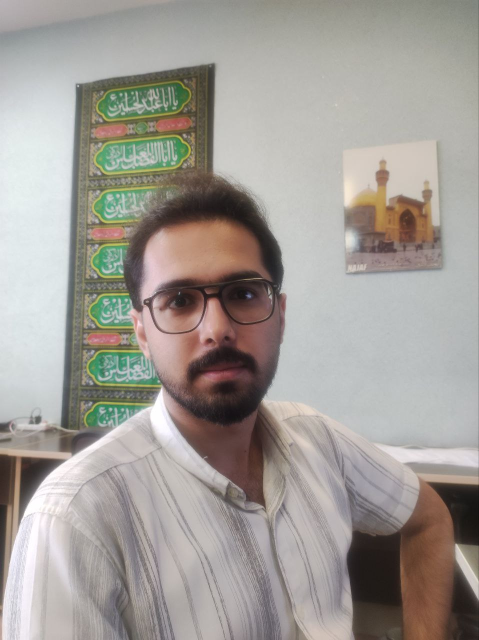
#> input picture datasets/skin_dataset (1).jpg, 958 x 1280 px, found by its file name (shown at 1/2 size)
$ jupyter execute --allow-errors project.ipynb   (text cells are left out)
#> lines starting #> are read from the running program, lines starting #| are printed output that depends on the picture; after the words box and inside, x2 and y2 are one past the last pixel; in counts of white or black regions, pixels touching at a corner belong together; pictures that were not available may be replaced by others from this repository, and a replacement may not be noted
#> further down, image is the input picture: shape (1280, 958, 3); mean B, G, R 150.7, 156.3, 161.2
[cell 1]
import cv2
import numpy as np
import tensorflow as tf
import torchvision.transforms as T
import numpy as np
import matplotlib.pyplot as plt
from PIL import Image
import mediapipe as mp
import os
from sklearn.metrics import jaccard_score, precision_score, recall_score, f1_score

[cell 2]
model_path = "D:\\electrical eng\\Research\\rppg\\khalaj\\selfie_multiclass_256x256.tflite"
#> (the rest of this cell did not finish here and is left out)

[cell 3]
input_dir = "D:\\electrical eng\\term 6\\dip\\Project\\datasets"
output_dir = "D:\\electrical eng\\term 6\\dip\\Project\\mediapipe-mask"

if not os.path.exists(output_dir):
    os.makedirs(output_dir)

#> (a cell that did not finish here is left out)

[cell 5]
# [23 lines left out: functions preprocess_image, postprocess_output, calculate_metrics, not called in this run]

def evaluate_model_on_dataset(image_dir, mask_dir, output_mask_dir):
    os.makedirs(output_mask_dir, exist_ok=True)
    iou_scores = []
    precision_scores = []
    recall_scores = []
    f1_scores = []
    dice_scores = []

    for image_file in os.listdir(image_dir):
        if image_file.endswith('.jpg') or image_file.endswith('.png') or image_file.endswith('.jpeg'):
            image_path = os.path.join(image_dir, image_file)
            mask_filename = os.path.splitext(image_file)[0] + '.png'  # Assuming mask format is .png
            mask_path = os.path.join(mask_dir, mask_filename)

            if not os.path.exists(mask_path):
                print("faild")
                continue

            image = cv2.imread(image_path)
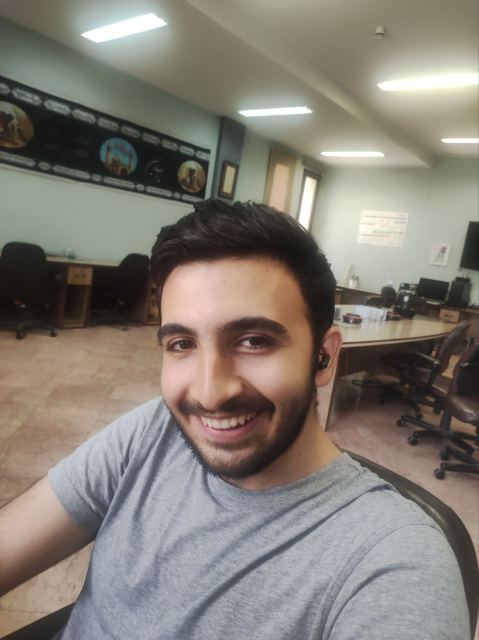
#> input picture dataset/10.jpg, 958 x 1280 px, given as the content of the folder search/rppg/khalaj/Face_Dataset/Pratheepan_Dataset/FacePhoto, which was not available (shown at 1/2 size)
#> image is the input picture: shape (1280, 958, 3); mean B, G, R 116.8, 125.6, 131.4
            true_mask = cv2.imread(mask_path, cv2.IMREAD_GRAYSCALE)
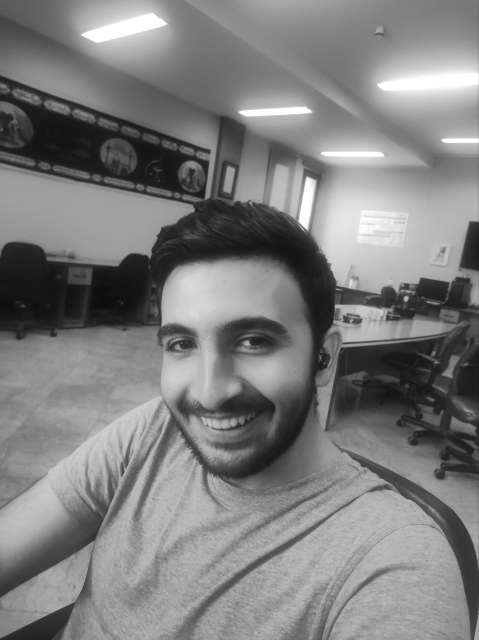
#> true_mask: shape (1280, 958) (shown at 1/2 size); min 12, max 255, mean 126.3
            true_mask = true_mask > 0  # Convert to binary mask
#> true_mask: shape (1280, 958) bool; every value is 1

            input_shape = input_details[0]['shape']
            input_image = preprocess_image(image, input_shape)

            interpreter.set_tensor(input_details[0]['index'], input_image)
            interpreter.invoke()
            output_data = interpreter.get_tensor(output_details[0]['index'])

            pred_mask = postprocess_output(output_data, true_mask.shape, threshold=3)  # Adjust threshold if needed
            # pred_mask = cv2.resize(pred_mask, (true_mask.shape[1], true_mask.shape[0]))

            pred_mask_1 = pred_mask[:,:,2]
            pred_mask_2 = pred_mask[:,:,3]
            pred_mask = pred_mask_1 + pred_mask_2

            bg_image = np.zeros(image.shape, dtype=np.uint8)
            bg_image[:] = BG_COLOR
            pred_mask_33 = np.repeat(pred_mask[:, :, np.newaxis], 3, axis=2)   # Expand mask to have 3 channels
            output_image = np.where(pred_mask_33, image, bg_image)

            output_path = os.path.join(output_mask_dir, image_file)
            cv2.imwrite(output_path, output_image)
            # print(f"Processed and saved: {output_path}")

            # Calculate metrics
            iou, precision, recall, f1, dice = calculate_metrics(pred_mask, true_mask)

            iou_scores.append(iou)
            precision_scores.append(precision)
            recall_scores.append(recall)
            f1_scores.append(f1)
            dice_scores.append(dice)

            # print(f"Image: {image_file}, IoU: {iou:.4f}, Precision: {precision:.4f}, Recall: {recall:.4f}, F1 Score: {f1:.4f}, Dice Score: {dice:.4f}")

    mean_iou = np.mean(iou_scores)
    mean_precision = np.mean(precision_scores)
    mean_recall = np.mean(recall_scores)
    mean_f1 = np.mean(f1_scores)
    mean_dice = np.mean(dice_scores)

    print(f"Mean IoU over dataset: {mean_iou:.4f}")
    print(f"Mean Precision over dataset: {mean_precision:.4f}")
    print(f"Mean Recall over dataset: {mean_recall:.4f}")
    print(f"Mean F1 Score over dataset: {mean_f1:.4f}")
    print(f"Mean Dice Score over dataset: {mean_dice:.4f}")

# Example usage
image_dir = "D:\\electrical eng\\Research\\rppg\\khalaj\\Face_Dataset\\Pratheepan_Dataset\\FacePhoto"
mask_dir = "D:\\electrical eng\\Research\\rppg\\khalaj\\Face_Dataset\\Ground_Truth\\GroundT_FacePhoto"
output_mask_dir = "D:\\electrical eng\\term 6\\dip\\Project\\Pratheepan_madiapipe_masks"
#> (the rest of this cell did not finish here and is left out)

[cell 6]
def apply_histogram_equalization(image):
    img_yuv = cv2.cvtColor(image, cv2.COLOR_BGR2YUV)
#> img_yuv: shape (1280, 958, 3); mean of channels 0, 1, 2 126.3, 123.4, 132.4
    img_yuv[:, :, 0] = cv2.equalizeHist(img_yuv[:, :, 0])
#> img_yuv: shape (1280, 958, 3); mean of channels 0, 1, 2 128.3, 123.4, 132.4
    return cv2.cvtColor(img_yuv, cv2.COLOR_YUV2BGR)
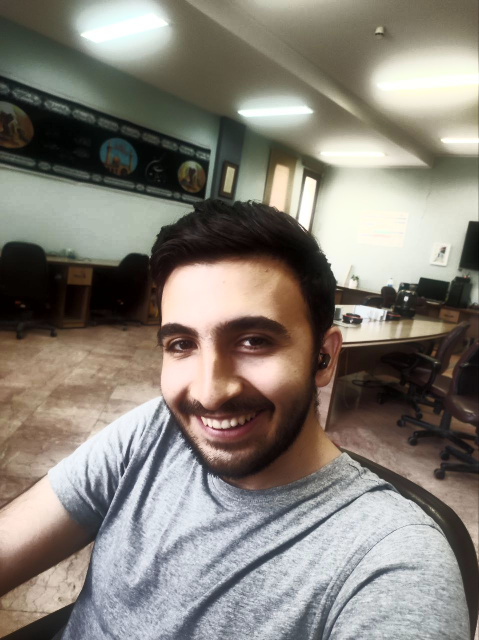
#> returned value: shape (1280, 958, 3) (shown at 1/2 size); mean B, G, R 119, 127.5, 133.1

def apply_gaussian_blur(image, kernel_size=(5, 5)):
#> called with kernel_size = (5, 5)
    return cv2.GaussianBlur(image, kernel_size, 0)

# [11 lines left out: function calculate_metrics, not called in this run]

[cell 7]
def evaluate_model_on_dataset(image_dir, mask_dir, output_mask_dir):
    os.makedirs(output_mask_dir, exist_ok=True)
    iou_scores = []
    precision_scores = []
    recall_scores = []
    f1_scores = []
    dice_scores = []

    for image_file in os.listdir(image_dir):
        if image_file.endswith('.jpg') or image_file.endswith('.png'):
            image_path = os.path.join(image_dir, image_file)
            mask_filename = os.path.splitext(image_file)[0] + '.png'  # Assuming mask format is .png
            mask_path = os.path.join(mask_dir, mask_filename)

            if not os.path.exists(mask_path):
                continue

            image = cv2.imread(image_path)
            true_mask = cv2.imread(mask_path, cv2.IMREAD_GRAYSCALE)
            true_mask = true_mask > 0  # Convert to binary mask

            # Apply histogram equalization
            image = apply_histogram_equalization(image)
            # Apply Gaussian blur
            image = apply_gaussian_blur(image)

            input_shape = input_details[0]['shape']
            input_image = preprocess_image(image, input_shape)

            interpreter.set_tensor(input_details[0]['index'], input_image)
            interpreter.invoke()
            output_data = interpreter.get_tensor(output_details[0]['index'])

            pred_mask = postprocess_output(output_data, true_mask.shape, threshold=3)  # Adjust threshold if needed

            pred_mask_1 = pred_mask[:,:,2]
            pred_mask_2 = pred_mask[:,:,3]
            pred_mask = pred_mask_1 + pred_mask_2

            bg_image = np.zeros(image.shape, dtype=np.uint8)
            bg_image[:] = BG_COLOR
            pred_mask_33 = np.repeat(pred_mask[:, :, np.newaxis], 3, axis=2)   # Expand mask to have 3 channels
            output_image = np.where(pred_mask_33, image, bg_image)

            output_path = os.path.join(output_mask_dir, image_file)
            cv2.imwrite(output_path, output_image)
            # print(f"Processed and saved: {output_path}")

            # Calculate metrics
            iou, precision, recall, f1, dice = calculate_metrics(pred_mask, true_mask)

            iou_scores.append(iou)
            precision_scores.append(precision)
            recall_scores.append(recall)
            f1_scores.append(f1)
            dice_scores.append(dice)

            # print(f"Image: {image_file}, IoU: {iou:.4f}, Precision: {precision:.4f}, Recall: {recall:.4f}, F1 Score: {f1:.4f}, Dice Score: {dice:.4f}")

    mean_iou = np.mean(iou_scores)
    mean_precision = np.mean(precision_scores)
    mean_recall = np.mean(recall_scores)
    mean_f1 = np.mean(f1_scores)
    mean_dice = np.mean(dice_scores)

    print(f"Mean IoU over dataset: {mean_iou:.4f}")
    print(f"Mean Precision over dataset: {mean_precision:.4f}")
    print(f"Mean Recall over dataset: {mean_recall:.4f}")
    print(f"Mean F1 Score over dataset: {mean_f1:.4f}")
    print(f"Mean Dice Score over dataset: {mean_dice:.4f}")

image_dir = "D:\\electrical eng\\Research\\rppg\\khalaj\\Face_Dataset\\Pratheepan_Dataset\\FacePhoto"
mask_dir = "D:\\electrical eng\\Research\\rppg\\khalaj\\Face_Dataset\\Ground_Truth\\GroundT_FacePhoto"
output_mask_dir = "D:\\electrical eng\\term 6\\dip\\Project\\Pratheepan_enhanced_mediapipe_masks"
#> (the rest of this cell did not finish here and is left out)

[cell 8]
# [6 lines left out: function apply_skin_color_threshold, not called in this run]

BG_COLOR = (192, 192, 192)

[cell 9]
def evaluate_model_on_dataset(image_dir, mask_dir, output_mask_dir):
    os.makedirs(output_mask_dir, exist_ok=True)
    iou_scores = []
    precision_scores = []
    recall_scores = []
    f1_scores = []
    dice_scores = []

    for image_file in os.listdir(image_dir):
        if image_file.endswith('.jpg') or image_file.endswith('.png') or image_file.endswith('.jpeg'):
            image_path = os.path.join(image_dir, image_file)
            mask_filename = os.path.splitext(image_file)[0] + '.png'  # Assuming mask format is .png
            mask_path = os.path.join(mask_dir, mask_filename)

            if not os.path.exists(mask_path):
                print("Failed to find mask for", image_file)
                continue

            image = cv2.imread(image_path)
            true_mask = cv2.imread(mask_path, cv2.IMREAD_GRAYSCALE)
            true_mask = true_mask > 0  # Convert to binary mask

            input_shape = input_details[0]['shape']
            input_image = preprocess_image(image, input_shape)

            interpreter.set_tensor(input_details[0]['index'], input_image)
            interpreter.invoke()
            output_data = interpreter.get_tensor(output_details[0]['index'])

            pred_mask = postprocess_output(output_data, true_mask.shape, threshold=3)  # Adjust threshold if needed

            pred_mask_1 = pred_mask[:,:,2]
            pred_mask_2 = pred_mask[:,:,3]
            pred_mask = pred_mask_1 + pred_mask_2

            # Apply HSV skin color thresholding
            skin_color_mask = apply_skin_color_threshold(image)
            thresholded_pred_mask = cv2.bitwise_and(pred_mask, pred_mask, mask=skin_color_mask)

            # Save the thresholded mask
            thresholded_output_path = os.path.join(output_mask_dir, mask_filename)


            cv2.imwrite(thresholded_output_path, thresholded_pred_mask * 255)

            # Calculate metrics
            iou, precision, recall, f1, dice = calculate_metrics(thresholded_pred_mask, true_mask)

            iou_scores.append(iou)
            precision_scores.append(precision)
            recall_scores.append(recall)
            f1_scores.append(f1)
            dice_scores.append(dice)

            # print(f"Image: {image_file}, IoU: {iou:.4f}, Precision: {precision:.4f}, Recall: {recall:.4f}, F1 Score: {f1:.4f}, Dice Score: {dice:.4f}")

    mean_iou = np.mean(iou_scores)
    mean_precision = np.mean(precision_scores)
    mean_recall = np.mean(recall_scores)
    mean_f1 = np.mean(f1_scores)
    mean_dice = np.mean(dice_scores)

    print(f"Mean IoU over dataset: {mean_iou:.4f}")
    print(f"Mean Precision over dataset: {mean_precision:.4f}")
    print(f"Mean Recall over dataset: {mean_recall:.4f}")
    print(f"Mean F1 Score over dataset: {mean_f1:.4f}")
    print(f"Mean Dice Score over dataset: {mean_dice:.4f}")


image_dir = "D:\\electrical eng\\Research\\rppg\\khalaj\\Face_Dataset\\Pratheepan_Dataset\\FacePhoto"
mask_dir = "D:\\electrical eng\\Research\\rppg\\khalaj\\Face_Dataset\\Ground_Truth\\GroundT_FacePhoto"
output_mask_dir = "D:\\electrical eng\\term 6\\dip\\Project\\Pratheepan_hsv_mediapipe_masks"
#> (the rest of this cell did not finish here and is left out)

[cell 10]
def evaluate_model_on_dataset(image_dir, mask_dir, output_mask_dir):
    os.makedirs(output_mask_dir, exist_ok=True)
    iou_scores = []
    precision_scores = []
    recall_scores = []
    f1_scores = []
    dice_scores = []

    for image_file in os.listdir(image_dir):
        if image_file.endswith('.jpg') or image_file.endswith('.png') or image_file.endswith('.jpeg'):
            image_path = os.path.join(image_dir, image_file)
            mask_filename = os.path.splitext(image_file)[0] + '.png'  # Assuming mask format is .png
            mask_path = os.path.join(mask_dir, mask_filename)

            if not os.path.exists(mask_path):
                print("Failed to find mask for", image_file)
                continue

            image = cv2.imread(image_path)
            true_mask = cv2.imread(mask_path, cv2.IMREAD_GRAYSCALE)
            true_mask = true_mask > 0  # Convert to binary mask

            input_shape = input_details[0]['shape']
            input_image = preprocess_image(image, input_shape)

            interpreter.set_tensor(input_details[0]['index'], input_image)
            interpreter.invoke()
            output_data = interpreter.get_tensor(output_details[0]['index'])

            pred_mask = postprocess_output(output_data, true_mask.shape, threshold=3)  # Adjust threshold if needed
            pred_mask_1 = pred_mask[:,:,2]
            pred_mask_2 = pred_mask[:,:,3]
            pred_mask = pred_mask_1 + pred_mask_2

            # Apply HSV skin color thresholding
            skin_color_mask = apply_skin_color_threshold(image)
            thresholded_pred_mask = cv2.bitwise_and(pred_mask, pred_mask, mask=skin_color_mask)

            # Calculate the proportion of the mask that is non-zero before and after thresholding
            mask_coverage_before = np.mean(pred_mask)
            mask_coverage_after = np.mean(thresholded_pred_mask)

            if mask_coverage_after < 0.5 * mask_coverage_before:
                final_pred_mask = pred_mask
            else:
                final_pred_mask = thresholded_pred_mask

            # Save the final mask
            final_output_path = os.path.join(output_mask_dir, mask_filename)
            cv2.imwrite(final_output_path, final_pred_mask * 255)  # Ensure mask is binary (0 or 255)

            # Calculate metrics
            iou, precision, recall, f1, dice = calculate_metrics(final_pred_mask, true_mask)

            iou_scores.append(iou)
            precision_scores.append(precision)
            recall_scores.append(recall)
            f1_scores.append(f1)
            dice_scores.append(dice)

            # print(f"Image: {image_file}, IoU: {iou:.4f}, Precision: {precision:.4f}, Recall: {recall:.4f}, F1 Score: {f1:.4f}, Dice Score: {dice:.4f}")

    mean_iou = np.mean(iou_scores)
    mean_precision = np.mean(precision_scores)
    mean_recall = np.mean(recall_scores)
    mean_f1 = np.mean(f1_scores)
    mean_dice = np.mean(dice_scores)

    print(f"Mean IoU over dataset: {mean_iou:.4f}")
    print(f"Mean Precision over dataset: {mean_precision:.4f}")
    print(f"Mean Recall over dataset: {mean_recall:.4f}")
    print(f"Mean F1 Score over dataset: {mean_f1:.4f}")
    print(f"Mean Dice Score over dataset: {mean_dice:.4f}")

output_mask_dir = "D:\\electrical eng\\term 6\\dip\\Project\\Pratheepan_hsv_combined_mediapipe_masks"
#> (the rest of this cell did not finish here and is left out)

[cell 11]
# def rgb_to_hsv(image):
#     return cv2.cvtColor(image, cv2.COLOR_RGB2HSV)

def rgb_to_ycbcr(image):
    return cv2.cvtColor(image, cv2.COLOR_RGB2YCrCb)
#> returned value: shape (1280, 958, 3); mean of channels 0, 1, 2 123.6, 123.2, 132.4

# [10 lines of commented-out code are left out]

def create_ycbcr_mask(image):
    ycbcr_image = rgb_to_ycbcr(image)
    y, cb, cr = ycbcr_image[:,:,0], ycbcr_image[:,:,1], ycbcr_image[:,:,2]
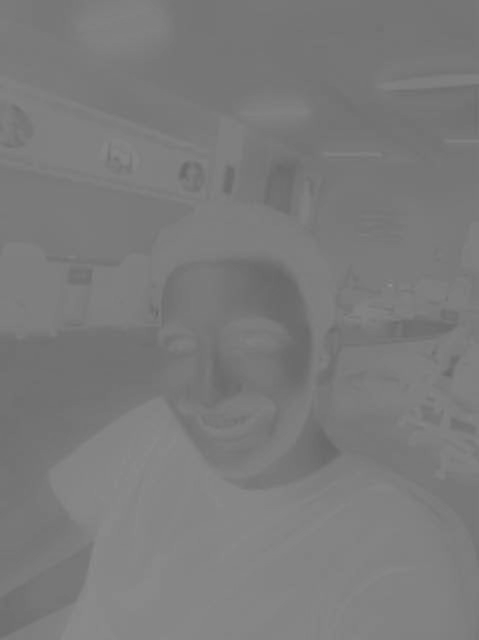
#> cb: shape (1280, 958) (shown at 1/2 size); min 100, max 145, mean 123.2
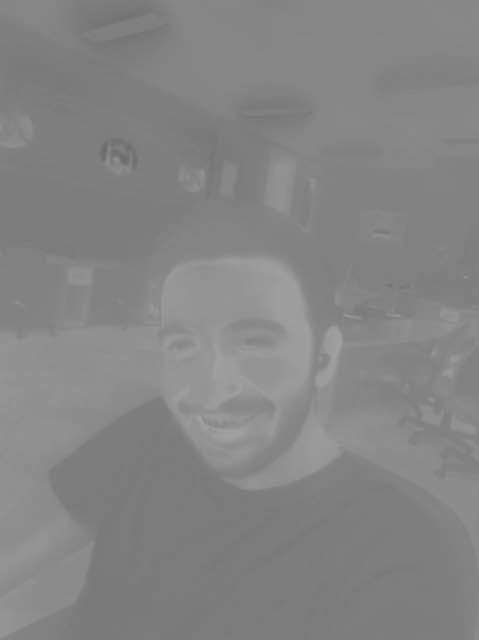
#> cr: shape (1280, 958) (shown at 1/2 size); min 107, max 163, mean 132.4
    mask = (cr > 135) & (cb > 85) & (y > 80) & (cr <= (1.5862*cb)+20) & (cr >= (0.3448*cb)+76.2069) & \
           (cr >= (-4.5652*cb)+234.5652) & (cr <= (-1.15*cb)+301.75) & (cr <= (-2.2857*cb)+432.85)
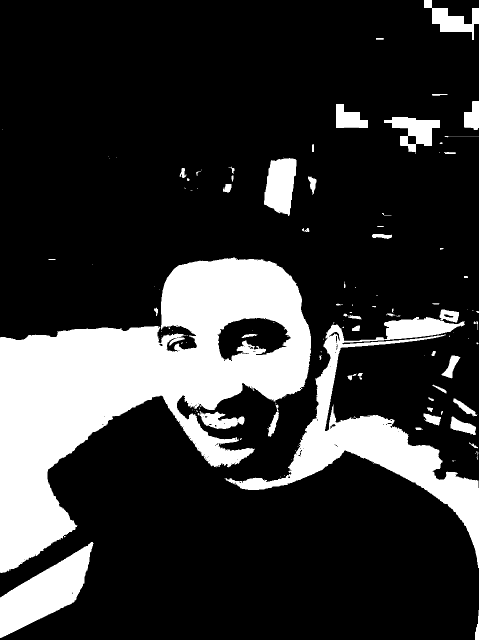
#> mask: shape (1280, 958) bool (shown at 1/2 size); 20.5% white; 161 white regions (106 under 20 px), largest, box (x1, y1, x2, y2) and area: (0, 515, 622, 1146) 164487, (449, 619, 958, 1136) 46099, (0, 1084, 187, 1276) 15737
    return mask.astype(np.uint8)

[cell 12]
def preprocess_image(image):
    image = cv2.cvtColor(image, cv2.COLOR_BGR2RGB)
    return image

def evaluate_model_on_dataset(image_dir, mask_dir, output_ycbcr_dir):
    os.makedirs(output_ycbcr_dir, exist_ok=True)

    iou_scores = []
    precision_scores = []
    recall_scores = []
    f1_scores = []

    for image_file in os.listdir(image_dir):
        if image_file.endswith('.jpg') or image_file.endswith('.png') or image_file.endswith('.jpeg'):
            image_path = os.path.join(image_dir, image_file)
            mask_filename = os.path.splitext(image_file)[0] + '.png'  # Assuming mask format is .png
            mask_path = os.path.join(mask_dir, mask_filename)

            if not os.path.exists(mask_path):
                print(f"Mask not found for image {image_file}")
                continue

            image = cv2.imread(image_path)
            true_mask = cv2.imread(mask_path, cv2.IMREAD_GRAYSCALE)
            true_mask = true_mask > 0  # Convert to binary mask

            # Create mask
            ycbcr_mask = create_ycbcr_mask(image)

            # Save mask
            cv2.imwrite(os.path.join(output_ycbcr_dir, mask_filename), ycbcr_mask * 255)

            # Evaluate mask
            iou = jaccard_score(true_mask.flatten(), ycbcr_mask.flatten(), average='binary')
#> iou = 0.205
            precision = precision_score(true_mask.flatten(), ycbcr_mask.flatten(), average='binary')
#> precision = 1
            recall = recall_score(true_mask.flatten(), ycbcr_mask.flatten(), average='binary')
#> recall = 0.205
            f1 = f1_score(true_mask.flatten(), ycbcr_mask.flatten(), average='binary')
#> f1 = 0.34

            iou_scores.append(iou)
            precision_scores.append(precision)
            recall_scores.append(recall)
            f1_scores.append(f1)
            # print(f"YCbCr - Image: {image_file}, IoU: {iou:.4f}, Precision: {precision:.4f}, Recall: {recall:.4f}, F1 Score: {f1:.4f}")

    print(f"Mean IoU over dataset for YCbCr: {np.mean(iou_scores):.4f}")
#| Mean IoU over dataset for YCbCr: 0.2046
    print(f"Mean Precision over dataset for YCbCr: {np.mean(precision_scores):.4f}")
#| Mean Precision over dataset for YCbCr: 1.0000
    print(f"Mean Recall over dataset for YCbCr: {np.mean(recall_scores):.4f}")
#| Mean Recall over dataset for YCbCr: 0.2046
    print(f"Mean F1 Score over dataset for YCbCr: {np.mean(f1_scores):.4f}")
#| Mean F1 Score over dataset for YCbCr: 0.3397

output_mask_dir_ycbcr = "D:\\electrical eng\\term 6\\dip\\Project\\Pratheepan_ycbcr_masks"
evaluate_model_on_dataset(image_dir, mask_dir,output_mask_dir_ycbcr)
